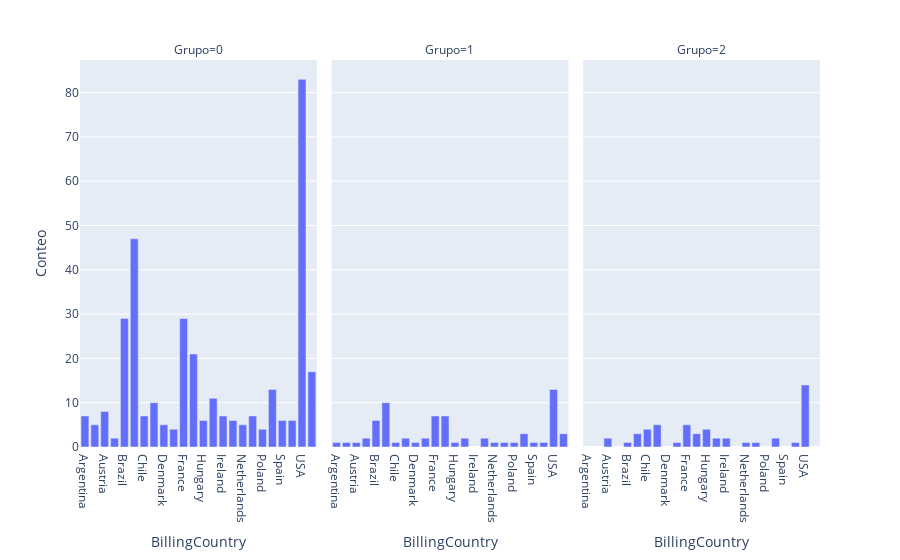

Notebook code for this chart:
### Code cell
tabla=df_cluster.groupby(["BillingCountry", "Grupo"]).size()
tabla=tabla.reset_index(name="Conteo")
tabla
fig=px.bar(tabla, x=tabla['BillingCountry'], y=tabla.Conteo, facet_col=tabla.Grupo,)
fig.show()

### Figure 1 — Plotly figure (JSON) as saved in the notebook; plotly's stock layout.template omitted (floating-point values rounded to 4 significant figures)
{"data": [{"alignmentgroup": "True", "hovertemplate": "Grupo=0<br>BillingCountry=%{x}<br>Conteo=%{y}<extra></extra>", "legendgroup": "", "marker": {"color": "#636efa", "pattern": {"shape": ""}}, "name": "", "offsetgroup": "", "orientation": "v", "showlegend": false, "textposition": "auto", "type": "bar", "x": ["Argentina", "Australia", "Austria", "Belgium", "Brazil", "Canada", "Chile", "Czech Republic", "Denmark", "Finland", "France", "Germany", "Hungary", "India", "Ireland", "Italy", "Netherlands", "Norway", "Poland", "Portugal", "Spain", "Sweden", "USA", "United Kingdom"], "xaxis": "x", "y": [7, 5, 8, 2, 29, 47, 7, 10, 5, 4, 29, 21, 6, 11, 7, 6, 5, 7, 4, 13, 6, 6, 83, 17], "yaxis": "y"}, {"alignmentgroup": "True", "hovertemplate": "Grupo=1<br>BillingCountry=%{x}<br>Conteo=%{y}<extra></extra>", "legendgroup": "", "marker": {"color": "#636efa", "pattern": {"shape": ""}}, "name": "", "offsetgroup": "", "orientation": "v", "showlegend": false, "textposition": "auto", "type": "bar", "x": ["Argentina", "Australia", "Austria", "Belgium", "Brazil", "Canada", "Chile", "Czech Republic", "Denmark", "Finland", "France", "Germany", "Hungary", "India", "Italy", "Netherlands", "Norway", "Poland", "Portugal", "Spain", "Sweden", "USA", "United Kingdom"], "xaxis": "x2", "y": [1, 1, 1, 2, 6, 10, 1, 2, 1, 2, 7, 7, 1, 2, 2, 1, 1, 1, 3, 1, 1, 13, 3], "yaxis": "y2"}, {"alignmentgroup": "True", "hovertemplate": "Grupo=2<br>BillingCountry=%{x}<br>Conteo=%{y}<extra></extra>", "legendgroup": "", "marker": {"color": "#636efa", "pattern": {"shape": ""}}, "name": "", "offsetgroup": "", "orientation": "v", "showlegend": false, "textposition": "auto", "type": "bar", "x": ["Austria", "Brazil", "Canada", "Chile", "Czech Republic", "Finland", "France", "Germany", "Hungary", "India", "Ireland", "Netherlands", "Norway", "Portugal", "Sweden", "USA"], "xaxis": "x3", "y": [2, 1, 3, 4, 5, 1, 5, 3, 4, 2, 2, 1, 1, 2, 1, 14], "yaxis": "y3"}], "layout": {"annotations": [{"font": {}, "showarrow": false, "text": "Grupo=0", "x": 0.16, "xanchor": "center", "xref": "paper", "y": 1, "yanchor": "bottom", "yref": "paper"}, {"font": {}, "showarrow": false, "text": "Grupo=1", "x": 0.5, "xanchor": "center", "xref": "paper", "y": 1, "yanchor": "bottom", "yref": "paper"}, {"font": {}, "showarrow": false, "text": "Grupo=2", "x": 0.84, "xanchor": "center", "xref": "paper", "y": 1, "yanchor": "bottom", "yref": "paper"}], "barmode": "relative", "legend": {"tracegroupgap": 0}, "margin": {"t": 60}, "xaxis": {"anchor": "y", "domain": [0, 0.32], "title": {"text": "BillingCountry"}}, "xaxis2": {"anchor": "y2", "domain": [0.34, 0.66], "matches": "x", "title": {"text": "BillingCountry"}}, "xaxis3": {"anchor": "y3", "domain": [0.68, 1.0], "matches": "x", "title": {"text": "BillingCountry"}}, "yaxis": {"anchor": "x", "domain": [0, 1], "title": {"text": "Conteo"}}, "yaxis2": {"anchor": "x2", "domain": [0, 1], "matches": "y", "showticklabels": false}, "yaxis3": {"anchor": "x3", "domain": [0, 1], "matches": "y", "showticklabels": false}}}
